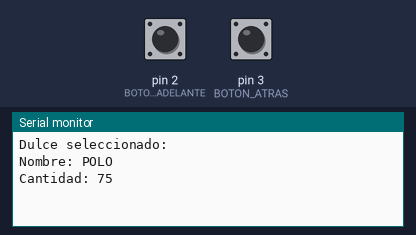
A sketch run on a simulated Arduino Uno, built with avr-gcc and run on an emulated ATmega328P. On the bench: the last lines printed to the serial monitor. The test bench sets the inputs (shaded band); at power-on: pin 2 (BOTON_ADELANTE) LOW, pin 3 (BOTON_ATRAS) LOW.

Above: at 1.2 s.
1.3 s: pin 2 (BOTON_ADELANTE) pulled HIGH for 0.15 s
At 2.3 s:
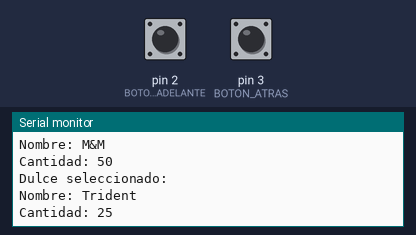
2.9 s: pin 3 (BOTON_ATRAS) pulled HIGH for 1 s
At 3.21 s:
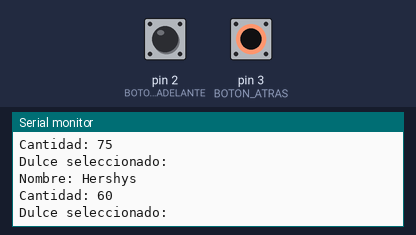
Timing chart, 0 to 5.9 s (numbered marks = the images above; inputs shaded):
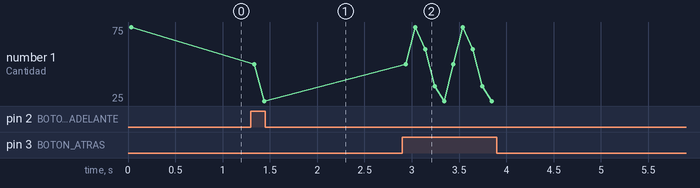

The sketch:

P3Comleta.ino
```cpp
// Estructura para los datos de los dulces
struct Dulce {
  String nombre;
  long cantidad;
};

// Datos de los dulces
Dulce listaDulces[5] = {
  {"POLO", 75},
  {"M&M", 50},
  {"Trident", 25},
  {"Granada", 35},
  {"Hershys", 60}
};

// Pines para los botones
#define BOTON_ADELANTE 2
#define BOTON_ATRAS 3

//Denino la funcion pausa
#define pausa delay(100)

// Variable para el dulce seleccionado
int dulceSeleccionado = 0;

#define MOSTRAR_DULCE_SELECCIONADO { \
  Serial.println("Dulce seleccionado:"); \
  Serial.println("Nombre: " + listaDulces[dulceSeleccionado].nombre); \
  Serial.println("Cantidad: " + String(listaDulces[dulceSeleccionado].cantidad)); \
   Serial.println("");\
}

void setup() {
  Serial.begin(9600);
  pinMode(BOTON_ADELANTE, INPUT);
  pinMode(BOTON_ATRAS, INPUT);
  MOSTRAR_DULCE_SELECCIONADO;
}

void loop() {
  if (digitalRead(BOTON_ADELANTE) == HIGH) {
    dulceSeleccionado = (dulceSeleccionado + 1) % 5;
    MOSTRAR_DULCE_SELECCIONADO;
    pausa;
  }
  if (digitalRead(BOTON_ATRAS) == HIGH) {
    dulceSeleccionado = (dulceSeleccionado - 1 + 5) % 5;
    MOSTRAR_DULCE_SELECCIONADO;
    pausa;
  }
}
```

Measured:
- after the input at 1.3 s, the serial monitor: prints a new line at once (image 1)
- after the input at 2.9 s, the serial monitor: prints a new line after 0.22 s (image 2)
- plotted number 1: 75 → 25 after the input at 1.3 s
